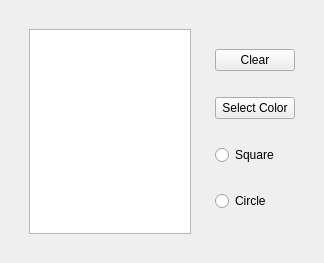
<?xml version="1.0" encoding="UTF-8"?>
<ui version="4.0">
 <class>Form</class>
 <widget class="QWidget" name="Form">
  <property name="geometry">
   <rect>
    <x>0</x>
    <y>0</y>
    <width>324</width>
    <height>263</height>
   </rect>
  </property>
  <property name="windowTitle">
   <string>PyPaint</string>
  </property>
  <layout class="QHBoxLayout" name="horizontalLayout">
   <item>
    <widget class="QWidget" name="widget" native="true">
     <property name="autoFillBackground">
      <bool>true</bool>
     </property>
     <layout class="QHBoxLayout" name="horizontalLayout_2">
      <item>
       <widget class="QWidget" name="widget_2" native="true">
        <layout class="QVBoxLayout" name="verticalLayout_2">
         <item>
          <widget class="QGraphicsView" name="graphicsView"/>
         </item>
        </layout>
       </widget>
      </item>
      <item>
       <widget class="QWidget" name="widget_3" native="true">
        <layout class="QVBoxLayout" name="verticalLayout">
         <item>
          <widget class="QPushButton" name="pushButton_2">
           <property name="text">
            <string>Clear</string>
           </property>
          </widget>
         </item>
         <item>
          <widget class="QPushButton" name="pushButton">
           <property name="text">
            <string>Select Color</string>
           </property>
          </widget>
         </item>
         <item>
          <widget class="QRadioButton" name="radioButton">
           <property name="text">
            <string>Square</string>
           </property>
          </widget>
         </item>
         <item>
          <widget class="QRadioButton" name="radioButton_2">
           <property name="text">
            <string>Circle</string>
           </property>
          </widget>
         </item>
        </layout>
       </widget>
      </item>
     </layout>
    </widget>
   </item>
  </layout>
 </widget>
 <resources/>
 <connections/>
</ui>
